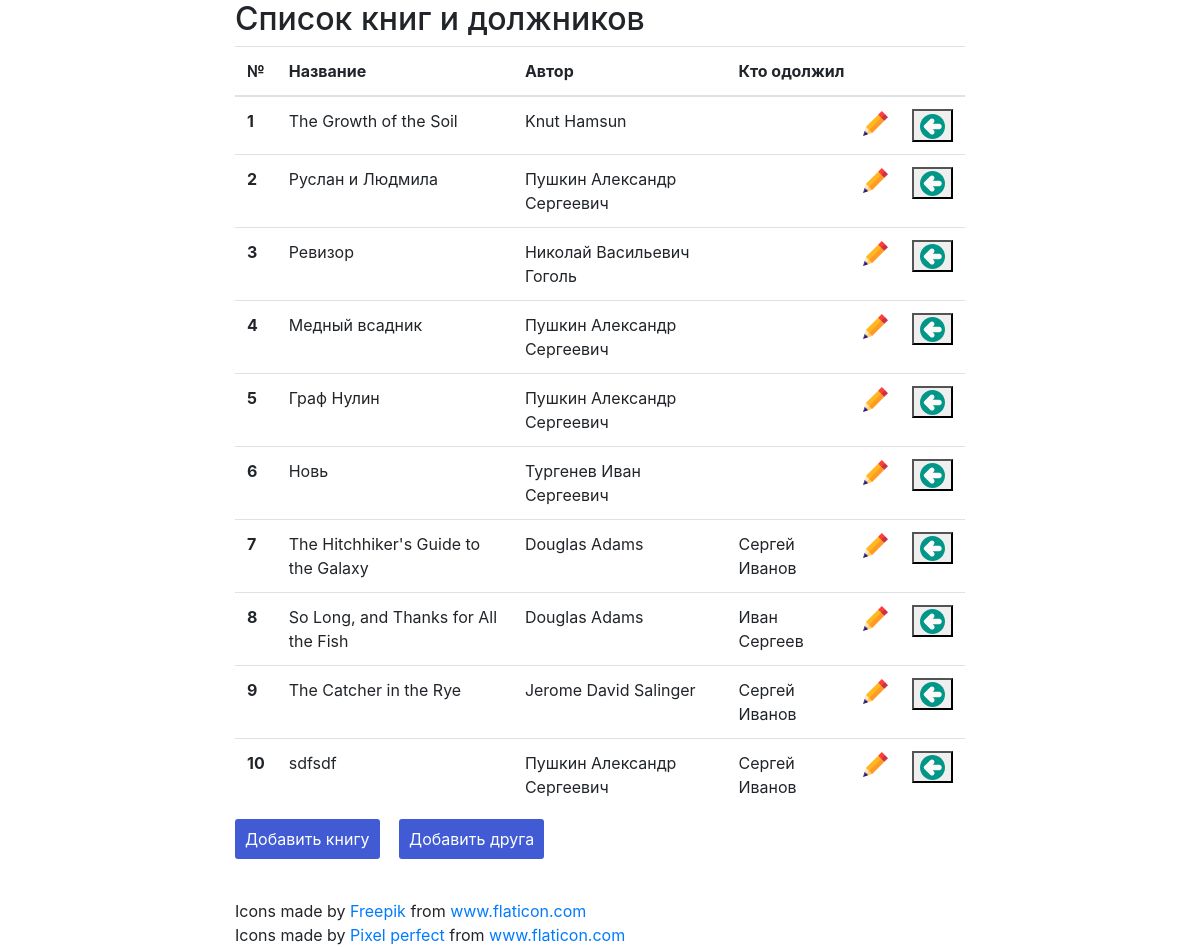
Before: / with the older database file.
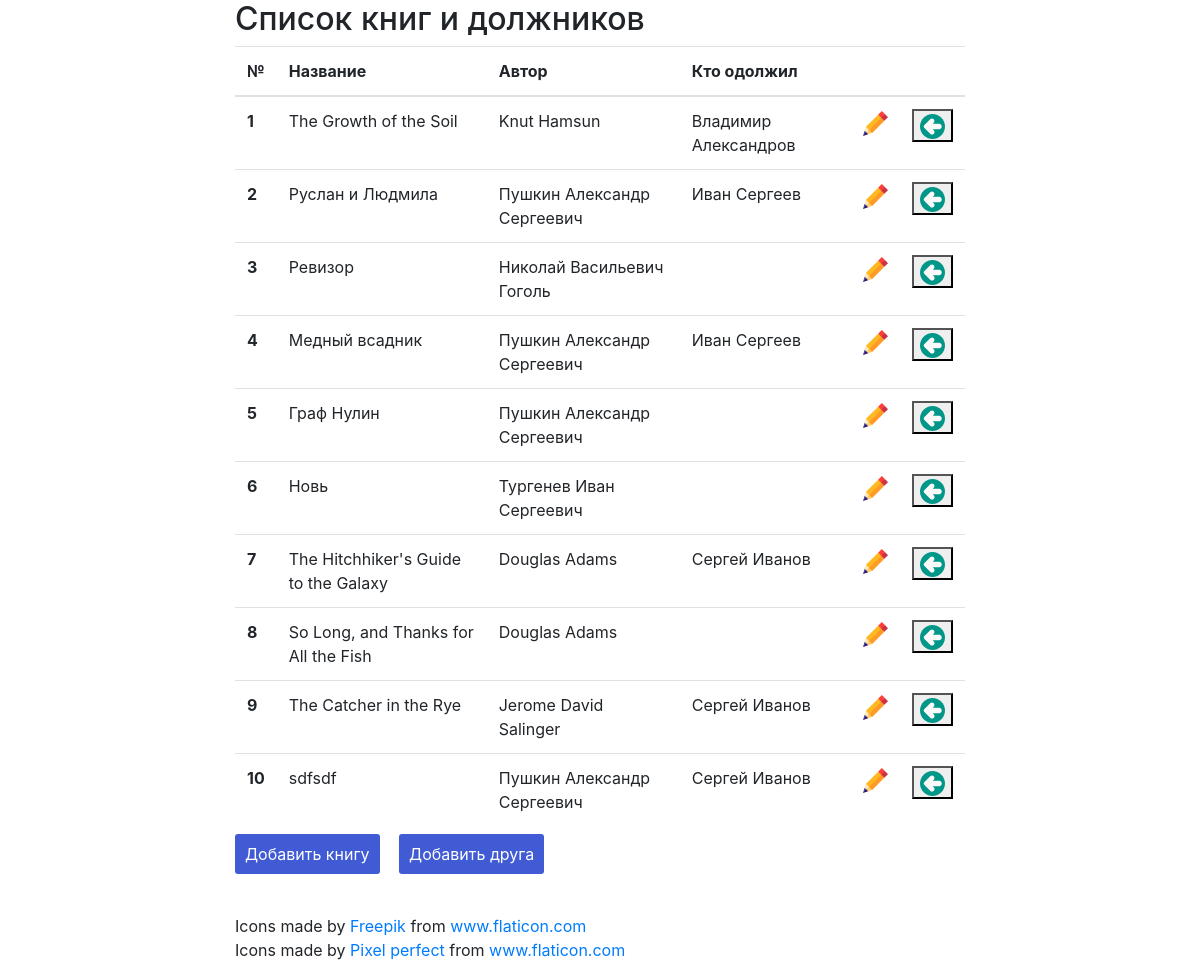
After: the same page with the newer database file.
### p_library/models.py (models this page shows, shortened)
class Book(models.Model):
    ISBN = models.CharField(max_length=13,
                            verbose_name=_("Международный стандартный "
                                           "книжный номер"))
    title = models.TextField(verbose_name=_("Название"))
    description = models.TextField(verbose_name=_("Аннотация"))
    year_release = models.SmallIntegerField(verbose_name=_("Год издания"))
    copy_count = models.SmallIntegerField(verbose_name=_("Число копий"))
    price = models.DecimalField(max_digits=12, decimal_places=2,
                                verbose_name=_("Цена"))
    author = models.ForeignKey("p_library.Author", on_delete=models.CASCADE,
                               verbose_name=_("Автор"),
                               related_name="book_author")
    friends = models.ForeignKey("p_library.Friend", on_delete=SET_NULL, null=True, verbose_name=_("Должник"))

class Author(models.Model):
    full_name = models.TextField(verbose_name=_("Имя автора"))
    birth_year = models.SmallIntegerField(verbose_name=_("Год рожения"))
    country = models.CharField(max_length=2, verbose_name=_("Страна"))

class Friend(models.Model):
    full_name = models.TextField(verbose_name=_("Имя друга"))
    address = models.TextField(verbose_name=_("Адрес"))
    phone = models.TextField(verbose_name=_("Телефон"))

### p_library/views.py (the view)
# urls.py: path('', index, name='index'),
def index(request):
    template = loader.get_template('index.html')
    books = Book.objects.all()
    data = {"books":books}
    return HttpResponse(template.render(data, request))

### p_library/templates/index.html (shortened to what this page needs)
<!DOCTYPE html>
<html lang="en">
<head>
    <link rel="stylesheet" href="https://stackpath.bootstrapcdn.com/bootstrap/4.5.2/css/bootstrap.min.css"
>
</head>
<body>
    <div class="container">
        <div class="row">
            <div class="col">
            </div>
            <div class="col-8">
                <h2>Cписок книг и должников</h2>
                {% load static %}
                <table class="table">
                    <thead>
                        <tr>
                            <th scope="col">№</th>
                            <th scope="col">Название</th>
                            <th scope="col">Автор</th>
                            <th scope="col" colspan="3">Кто одолжил</th>
                        </tr>
                    </thead>
                    {% for book in books %}
                    <tr>
                        <th scope="row">{{ forloop.counter }}</th>
                        <td>{{ book.title }}</td>
                        <td>{{ book.author.full_name }}</td>
                        <td>{{ book.friends.full_name }}</td>
                        <td>
                            <a href="{% url 'p_library:book_friend_edit' book.pk %}" title="Добавить/изменить должника"><img
                                    src="{% static 'image/pencil.svg' %}" alt="" width="25px" height="auto"></a>
                        </td>
                        <td>
                            <form action="/return_book/" method="POST" enctype="multipart/form-data">
                                <button type="submit"><img src="{% static 'image/return.svg' %}" alt="" width="25px"
                                        height="auto" title="Должник вернул книгу"></button>
                            </form>
                        </td>
                    </tr>
                    {% endfor %}
                </table>
                <a class="link_add" href="{% url 'p_library:book_add' %}">Добавить книгу</a>
                <a class="link_add" href="{% url 'p_library:friend_add' %}">Добавить друга</a>
                <br>
                <br>
                <br>
                <footer>
                    <div>Icons made by <a href="https://www.freepik.com" title="Freepik">Freepik</a> from <a
                            href="https://www.flaticon.com/" title="Flaticon">www.flaticon.com</a></div>
                    <div>Icons made by <a href="https://www.flaticon.com/authors/pixel-perfect"
                            title="Pixel perfect">Pixel perfect</a> from <a href="https://www.flaticon.com/"
                            title="Flaticon">www.flaticon.com</a></div>
                </footer>
            </div>
            <div class="col">
            </div>
        </div>
    </div>
</body>
</html>

### p_library/templates/index.html (style rules this page uses)
.link_add { width: 100px; height: 30px; background-color: rgb(64, 91, 211); margin: 0 15px 20px 0; padding: 10px; border-radius: 3px; color: #FFFFFF !important; text-decoration: none; }

Changed rows visible on the page:
changed Book "The Growth of the Soil": friends.full_name (not shown) → "Владимир Александров"
changed Book "Руслан и Людмила": friends.full_name (not shown) → "Иван Сергеев"
changed Book "Медный всадник": friends.full_name (not shown) → "Иван Сергеев"
changed Book "So Long, and Thanks for All the Fish": friends.full_name "Иван Сергеев" → (not shown)
